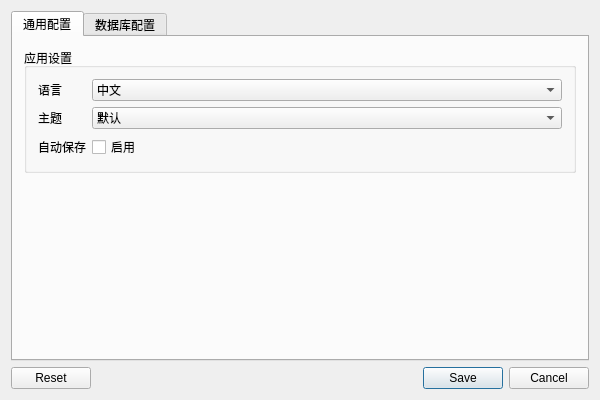
<?xml version="1.0" encoding="UTF-8"?>
<ui version="4.0">
 <class>ConfigWidget</class>
 <widget class="QWidget" name="ConfigWidget">
  <property name="geometry">
   <rect>
    <x>0</x>
    <y>0</y>
    <width>600</width>
    <height>400</height>
   </rect>
  </property>
  <property name="windowTitle">
   <string>配置管理</string>
  </property>
  <layout class="QVBoxLayout" name="verticalLayout">
   <item>
    <widget class="QTabWidget" name="tabWidget">
     <property name="currentIndex">
      <number>0</number>
     </property>
     <widget class="QWidget" name="tabGeneral">
      <attribute name="title">
       <string>通用配置</string>
      </attribute>
      <layout class="QVBoxLayout" name="verticalLayout_2">
       <item>
        <widget class="QGroupBox" name="groupBox">
         <property name="title">
          <string>应用设置</string>
         </property>
         <layout class="QFormLayout" name="formLayout">
          <item row="0" column="0">
           <widget class="QLabel" name="label">
            <property name="text">
             <string>语言</string>
            </property>
           </widget>
          </item>
          <item row="0" column="1">
           <widget class="QComboBox" name="comboBoxLanguage">
            <item>
             <property name="text">
              <string>中文</string>
             </property>
            </item>
            <item>
             <property name="text">
              <string>英文</string>
             </property>
            </item>
           </widget>
          </item>
          <item row="1" column="0">
           <widget class="QLabel" name="label_2">
            <property name="text">
             <string>主题</string>
            </property>
           </widget>
          </item>
          <item row="1" column="1">
           <widget class="QComboBox" name="comboBoxTheme">
            <item>
             <property name="text">
              <string>默认</string>
             </property>
            </item>
            <item>
             <property name="text">
              <string>暗色</string>
             </property>
            </item>
           </widget>
          </item>
          <item row="2" column="0">
           <widget class="QLabel" name="label_3">
            <property name="text">
             <string>自动保存</string>
            </property>
           </widget>
          </item>
          <item row="2" column="1">
           <widget class="QCheckBox" name="checkBoxAutoSave">
            <property name="text">
             <string>启用</string>
            </property>
           </widget>
          </item>
         </layout>
        </widget>
       </item>
       <item>
        <spacer name="verticalSpacer">
         <property name="orientation">
          <enum>Qt::Vertical</enum>
         </property>
         <property name="sizeHint" stdset="0">
          <size>
           <width>20</width>
           <height>40</height>
          </size>
         </property>
        </spacer>
       </item>
      </layout>
     </widget>
     <widget class="QWidget" name="tabDatabase">
      <attribute name="title">
       <string>数据库配置</string>
      </attribute>
      <layout class="QVBoxLayout" name="verticalLayout_3">
       <item>
        <widget class="QGroupBox" name="groupBox_2">
         <property name="title">
          <string>连接设置</string>
         </property>
         <layout class="QFormLayout" name="formLayout_2">
          <item row="0" column="0">
           <widget class="QLabel" name="label_4">
            <property name="text">
             <string>主机</string>
            </property>
           </widget>
          </item>
          <item row="0" column="1">
           <widget class="QLineEdit" name="lineEditHost">
            <property name="text">
             <string>localhost</string>
            </property>
           </widget>
          </item>
          <item row="1" column="0">
           <widget class="QLabel" name="label_5">
            <property name="text">
             <string>端口</string>
            </property>
           </widget>
          </item>
          <item row="1" column="1">
           <widget class="QLineEdit" name="lineEditPort">
            <property name="text">
             <string>3306</string>
            </property>
           </widget>
          </item>
          <item row="2" column="0">
           <widget class="QLabel" name="label_6">
            <property name="text">
             <string>数据库</string>
            </property>
           </widget>
          </item>
          <item row="2" column="1">
           <widget class="QLineEdit" name="lineEditDatabase">
            <property name="text">
             <string>teacher_mgr</string>
            </property>
           </widget>
          </item>
          <item row="3" column="0">
           <widget class="QLabel" name="label_7">
            <property name="text">
             <string>用户名</string>
            </property>
           </widget>
          </item>
          <item row="3" column="1">
           <widget class="QLineEdit" name="lineEditUsername">
            <property name="text">
             <string>root</string>
            </property>
           </widget>
          </item>
          <item row="4" column="0">
           <widget class="QLabel" name="label_8">
            <property name="text">
             <string>密码</string>
            </property>
           </widget>
          </item>
          <item row="4" column="1">
           <widget class="QLineEdit" name="lineEditPassword">
            <property name="echoMode">
             <enum>QLineEdit::Password</enum>
            </property>
           </widget>
          </item>
         </layout>
        </widget>
       </item>
       <item>
        <spacer name="verticalSpacer_2">
         <property name="orientation">
          <enum>Qt::Vertical</enum>
         </property>
         <property name="sizeHint" stdset="0">
          <size>
           <width>20</width>
           <height>40</height>
          </size>
         </property>
        </spacer>
       </item>
      </layout>
     </widget>
    </widget>
   </item>
   <item>
    <widget class="QDialogButtonBox" name="buttonBox">
     <property name="orientation">
      <enum>Qt::Horizontal</enum>
     </property>
     <property name="standardButtons">
      <set>QDialogButtonBox::Cancel|QDialogButtonBox::Reset|QDialogButtonBox::Save</set>
     </property>
    </widget>
   </item>
  </layout>
 </widget>
 <layoutdefault spacing="6" margin="11"/>
 <resources/>
 <connections>
  <connection>
   <sender>buttonBox</sender>
   <signal>accepted()</signal>
   <receiver>ConfigWidget</receiver>
   <slot>onSaveConfig()</slot>
   <hints>
    <hint type="sourcelabel">
     <x>248</x>
     <y>254</y>
    </hint>
    <hint type="destinationlabel">
     <x>157</x>
     <y>274</y>
    </hint>
   </hints>
  </connection>
  <connection>
   <sender>buttonBox</sender>
   <signal>rejected()</signal>
   <receiver>ConfigWidget</receiver>
   <slot>close()</slot>
   <hints>
    <hint type="sourcelabel">
     <x>316</x>
     <y>260</y>
    </hint>
    <hint type="destinationlabel">
     <x>286</x>
     <y>274</y>
    </hint>
   </hints>
  </connection>
  <connection>
   <sender>buttonBox</sender>
   <signal>clicked(QAbstractButton*)</signal>
   <receiver>ConfigWidget</receiver>
   <slot>onResetConfig()</slot>
   <hints>
    <hint type="sourcelabel">
     <x>408</x>
     <y>254</y>
    </hint>
    <hint type="destinationlabel">
     <x>485</x>
     <y>274</y>
    </hint>
   </hints>
  </connection>
 </connections>
</ui>
